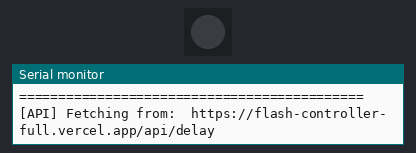
The program below on a simulated ESP32-S3. Parts: 1 RGB LEDs in strip order, left to right, the last lines printed to the serial monitor. Dim RGB values are drawn brighter than linear; WiFi joins after 1.5 s; servers stay silent unless stated.

Above: at 5.5 s.
At 11.0 s:
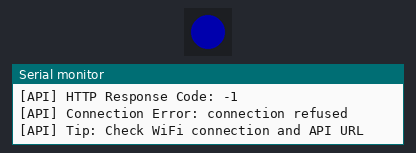
Timing chart, 0 to 12.2 s (numbered marks = the images above):
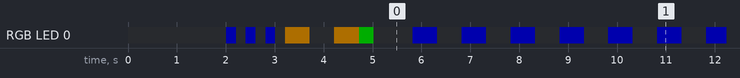

The program:

main.cpp
```cpp
// ============================================
// ESP32-S3 Flash Controller Firmware
// Non-blocking LED Blink with Remote Control
// ============================================

#include <Arduino.h>
#include <WiFi.h>
#include <WiFiClientSecure.h>
#include <HTTPClient.h>
#include <ArduinoJson.h>
#include <Adafruit_NeoPixel.h>

// ============================================
// CONFIGURATION - UPDATE THESE VALUES!
// ============================================

// WiFi Credentials
const char* WIFI_SSID = "HUAWEI Baig";        // <-- Change this!
const char* WIFI_PASSWORD = "cd6c696d"; // <-- Change this!

// Vercel API Endpoint
const char* API_URL = " https://flash-controller-full.vercel.app/api/delay"; // <-- Change this!


// NeoPixel Configuration
// For ESP32-S3 DevKitM-1, the built-in RGB LED is usually on GPIO 48
// Change this if your LED is on a different pin
#define NEOPIXEL_PIN    48
#define NUM_PIXELS      1
#define PIXEL_BRIGHTNESS 50

// Timing Configuration
const unsigned long API_POLL_INTERVAL = 1000;    // Poll API every 1 second
const unsigned long WIFI_RETRY_INTERVAL = 5000;  // WiFi reconnect interval
const unsigned long HTTP_TIMEOUT = 5000;         // HTTP request timeout

// Delay limits (must match API)
const int MIN_DELAY = 50;
const int MAX_DELAY = 2000;
const int DEFAULT_DELAY = 500;

// ============================================
// GLOBAL VARIABLES
// ============================================

// NeoPixel instance
Adafruit_NeoPixel pixel(NUM_PIXELS, NEOPIXEL_PIN, NEO_GRB + NEO_KHZ800);

// Timing variables (non-blocking)
unsigned long previousBlinkMillis = 0;
unsigned long previousApiMillis = 0;
unsigned long previousWifiCheckMillis = 0;

// State variables
int blinkDelay = DEFAULT_DELAY;    // Current blink delay in ms
bool ledState = false;              // Current LED on/off state
bool wifiConnected = false;         // WiFi connection status

// LED Colors
uint32_t COLOR_ON;
uint32_t COLOR_OFF;
uint32_t COLOR_WIFI_CONNECTING;
uint32_t COLOR_ERROR;
uint32_t COLOR_SUCCESS;

// ============================================
// FUNCTION DECLARATIONS
// ============================================

void setupWiFi();
void checkWiFiConnection();
void fetchDelayFromAPI();
void updateLED();
void setPixelColor(uint32_t color);

// ============================================
// SETUP
// ============================================

void setup() {
    // Initialize Serial
    Serial.begin(115200);
    delay(2000); // Give serial time to initialize

    Serial.println();
    Serial.println("============================================");
    Serial.println("   ESP32-S3 Flash Controller Starting...");
    Serial.println("============================================");

    // Initialize NeoPixel
    pixel.begin();
    pixel.setBrightness(PIXEL_BRIGHTNESS);
    pixel.clear();
    pixel.show();

    // Define colors after pixel.begin()
    COLOR_ON = pixel.Color(0, 0, 255);              // Blue when ON
    COLOR_OFF = pixel.Color(0, 0, 0);               // Off
    COLOR_WIFI_CONNECTING = pixel.Color(255, 165, 0); // Orange
    COLOR_ERROR = pixel.Color(255, 0, 0);           // Red
    COLOR_SUCCESS = pixel.Color(0, 255, 0);         // Green

    Serial.println("[LED] NeoPixel initialized on GPIO " + String(NEOPIXEL_PIN));

    // Test LED - flash blue 3 times
    Serial.println("[LED] Testing LED...");
    for (int i = 0; i < 3; i++) {
        setPixelColor(COLOR_ON);
        delay(200);
        setPixelColor(COLOR_OFF);
        delay(200);
    }
    Serial.println("[LED] Test complete");

    // Connect to WiFi
    setupWiFi();

    // Initialize timing
    previousBlinkMillis = millis();
    previousApiMillis = millis() - API_POLL_INTERVAL; // Fetch immediately

    Serial.println();
    Serial.println("[SYSTEM] Setup complete!");
    Serial.println("[SYSTEM] Current delay: " + String(blinkDelay) + "ms");
    Serial.println("============================================");
    Serial.println();
}

// ============================================
// MAIN LOOP (Non-blocking!)
// ============================================

void loop() {
    unsigned long currentMillis = millis();

    // ----------------------------------------
    // Task 1: Check WiFi connection periodically
    // ----------------------------------------
    if (currentMillis - previousWifiCheckMillis >= WIFI_RETRY_INTERVAL) {
        previousWifiCheckMillis = currentMillis;
        checkWiFiConnection();
    }

    // ----------------------------------------
    // Task 2: Poll API for delay value (every 1 second)
    // ----------------------------------------
    if (wifiConnected && (currentMillis - previousApiMillis >= API_POLL_INTERVAL)) {
        previousApiMillis = currentMillis;
        fetchDelayFromAPI();
    }

    // ----------------------------------------
    // Task 3: Non-blocking LED blink
    // ----------------------------------------
    if (currentMillis - previousBlinkMillis >= (unsigned long)blinkDelay) {
        previousBlinkMillis = currentMillis;
        updateLED();
    }
}

// ============================================
// WiFi FUNCTIONS
// ============================================

void setupWiFi() {
    Serial.println();
    Serial.print("[WiFi] Connecting to: ");
    Serial.println(WIFI_SSID);

    // Show connecting status on LED
    setPixelColor(COLOR_WIFI_CONNECTING);

    WiFi.mode(WIFI_STA);
    WiFi.begin(WIFI_SSID, WIFI_PASSWORD);

    // Wait for connection (with timeout)
    int attempts = 0;
    while (WiFi.status() != WL_CONNECTED && attempts < 30) {
        delay(500);
        Serial.print(".");
        attempts++;

        // Blink orange while connecting
        if (attempts % 2 == 0) {
            setPixelColor(COLOR_WIFI_CONNECTING);
        } else {
            setPixelColor(COLOR_OFF);
        }
    }

    Serial.println();

    if (WiFi.status() == WL_CONNECTED) {
        wifiConnected = true;
        Serial.println("[WiFi] ✓ Connected!");
        Serial.print("[WiFi] IP Address: ");
        Serial.println(WiFi.localIP());
        Serial.print("[WiFi] Signal Strength: ");
        Serial.print(WiFi.RSSI());
        Serial.println(" dBm");
        Serial.print("[WiFi] API URL: ");
        Serial.println(API_URL);

        // Flash green to indicate success
        for (int i = 0; i < 3; i++) {
            setPixelColor(COLOR_SUCCESS);
            delay(100);
            setPixelColor(COLOR_OFF);
            delay(100);
        }
    } else {
        wifiConnected = false;
        Serial.println("[WiFi] ✗ Connection FAILED!");
        Serial.println("[WiFi] Check your SSID and password");

        // Flash red to indicate error
        for (int i = 0; i < 5; i++) {
            setPixelColor(COLOR_ERROR);
            delay(200);
            setPixelColor(COLOR_OFF);
            delay(200);
        }
    }
}

void checkWiFiConnection() {
    if (WiFi.status() != WL_CONNECTED) {
        if (wifiConnected) {
            Serial.println("[WiFi] Connection lost! Attempting reconnect...");
            wifiConnected = false;
        }

        // Attempt to reconnect
        WiFi.disconnect();
        WiFi.begin(WIFI_SSID, WIFI_PASSWORD);

        // Quick non-blocking check
        delay(100);
        if (WiFi.status() == WL_CONNECTED) {
            wifiConnected = true;
            Serial.println("[WiFi] Reconnected!");
            Serial.print("[WiFi] IP: ");
            Serial.println(WiFi.localIP());
        }
    } else if (!wifiConnected) {
        wifiConnected = true;
        Serial.println("[WiFi] Connection restored!");
    }
}

// ============================================
// API FUNCTIONS
// ============================================

// WiFi Secure Client for HTTPS
WiFiClientSecure secureClient;

void fetchDelayFromAPI() {
    if (WiFi.status() != WL_CONNECTED) {
        Serial.println("[API] WiFi not connected, skipping fetch");
        return;
    }

    HTTPClient http;

    Serial.print("[API] Fetching from: ");
    Serial.println(API_URL);

    // IMPORTANT: Skip certificate verification for simplicity
    // In production, you should use a proper root CA certificate
    secureClient.setInsecure();

    // Use the secure client for HTTPS
    http.begin(secureClient, API_URL);
    http.setTimeout(HTTP_TIMEOUT);
    http.addHeader("Content-Type", "application/json");

    int httpCode = http.GET();

    Serial.print("[API] HTTP Response Code: ");
    Serial.println(httpCode);

    if (httpCode == HTTP_CODE_OK) {
        String payload = http.getString();

        Serial.print("[API] Response: ");
        Serial.println(payload);

        // Parse JSON response using ArduinoJson v6
        StaticJsonDocument<256> doc;
        DeserializationError error = deserializeJson(doc, payload);

        if (!error) {
            int newDelay = doc["delay"].as<int>();

            // Validate - check if value is valid
            if (newDelay == 0) {
                newDelay = DEFAULT_DELAY;
            }

            if (newDelay < MIN_DELAY || newDelay > MAX_DELAY) {
                Serial.print("[API] Invalid delay value: ");
                Serial.println(newDelay);
                newDelay = constrain(newDelay, MIN_DELAY, MAX_DELAY);
            }

            // Only log and update if changed
            if (newDelay != blinkDelay) {
                Serial.println("════════════════════════════════");
                Serial.print("[API] ★ DELAY CHANGED: ");
                Serial.print(blinkDelay);
                Serial.print("ms → ");
                Serial.print(newDelay);
                Serial.println("ms");
                Serial.println("════════════════════════════════");

                blinkDelay = newDelay;
            } else {
                Serial.println("[API] Delay unchanged: " + String(blinkDelay) + "ms");
            }

        } else {
            Serial.print("[API] JSON Parse Error: ");
            Serial.println(error.c_str());
        }
    } else if (httpCode < 0) {
        Serial.print("[API] Connection Error: ");
        Serial.println(http.errorToString(httpCode));
        Serial.println("[API] Tip: Check WiFi connection and API URL");
    } else {
        Serial.print("[API] HTTP Error: ");
        Serial.println(httpCode);
        String errorResponse = http.getString();
        Serial.print("[API] Error Response: ");
        Serial.println(errorResponse);
    }

    http.end();
}

// ============================================
// LED FUNCTIONS
// ============================================

void updateLED() {
    // Toggle LED state
    ledState = !ledState;

    if (ledState) {
        setPixelColor(COLOR_ON);
    } else {
        setPixelColor(COLOR_OFF);
    }
}

void setPixelColor(uint32_t color) {
    pixel.setPixelColor(0, color);
    pixel.show();
}

// ============================================
// END OF FIRMWARE
// ============================================
```

Measured:
- by itself, RGB LED 0: off → RGB(0, 0, 50) at 2.0 s, → off 0.20 s later, → RGB(0, 0, 50) 0.20 s later, → off 0.20 s later, … (79 changes in this stretch)
- by itself, everything shown: repeats every 6.0 s, in 12 steps
